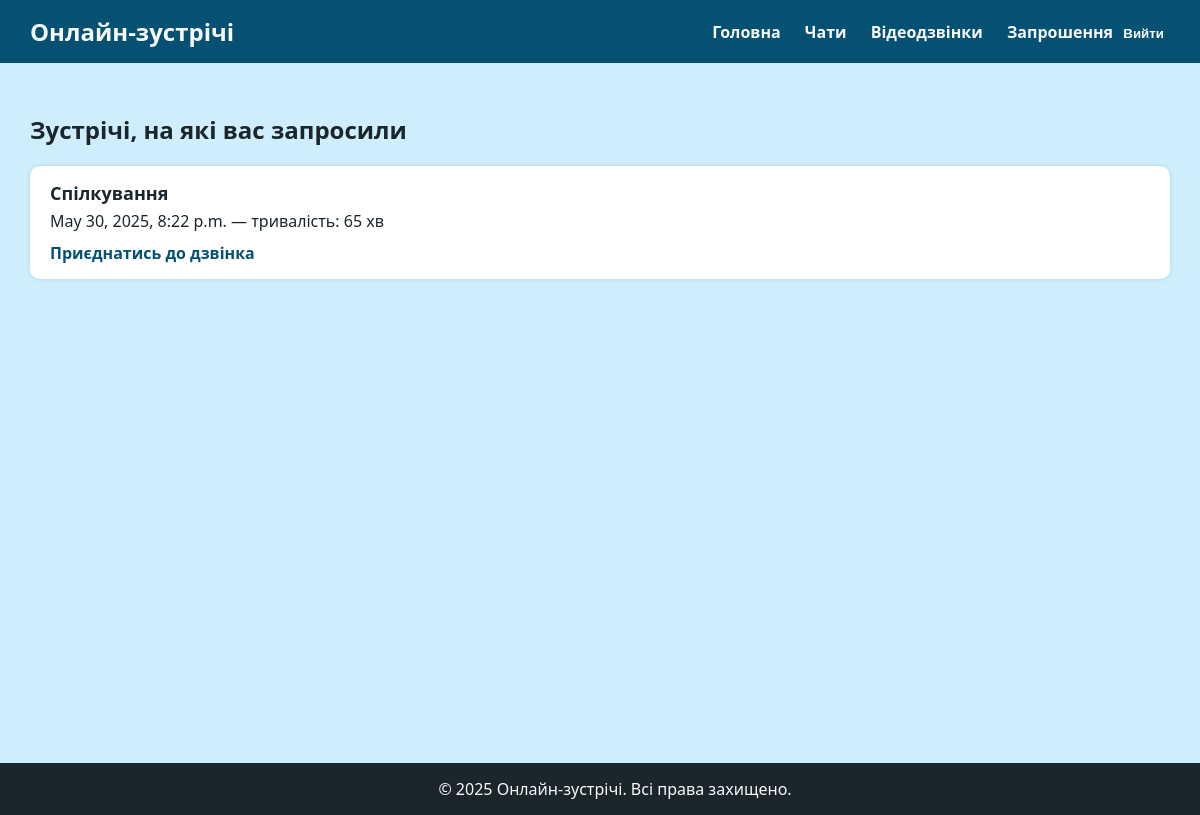
Screenshot of /invitations/ (signed in) with the database file from the repository.
### Project/models/meeting.py (models this page shows, shortened)
class Meeting(models.Model):
    title = models.CharField(max_length=255)
    owner = models.ForeignKey(User, on_delete=models.CASCADE)
    start_time = models.DateTimeField()
    duration = models.IntegerField(help_text="у хвилинах")
    recording_url = models.URLField(blank=True, null=True)
    room_name = models.CharField(max_length=100, unique=True, blank=True)
    recorded = models.BooleanField(default=False)
    @property
    def meeting_url(self):
        base_url = "https://meet.jit.si/"
        return f"{base_url}{self.room_name}"

### Project/views/view_meeting.py (the view)
# urls.py: path('invitations/', invitations_view, name='invitations'),
@login_required
def invitations_view(request):
    invited_meetings = Meeting.objects.filter(participant__user=request.user)
    return render(request, 'invitations.html', {
        'invited_meetings': invited_meetings
    })

### templates/invitations.html (shortened to what this page needs)
{% extends 'base.html' %}
{% block content %}
<h2>Зустрічі, на які вас запросили</h2>
<div style="display: flex; flex-direction: column; gap: 15px;">
    {% for meeting in invited_meetings %}
        <div style="background: white; padding: 15px 20px; border-radius: 10px; box-shadow: 0 0 5px rgba(0,0,0,0.1);">
            <div style="font-size: 18px; font-weight: bold;">{{ meeting.title }}</div>
            <div style="margin-top: 5px;">{{ meeting.start_time }} — тривалість: {{ meeting.duration }} хв</div>
            <div style="margin-top: 10px;">
                <a href="{{ meeting.meeting_url }}" target="_blank" style="color: var(--primary); text-decoration: none; font-weight: bold;">Приєднатись до дзвінка</a>
            </div>
        </div>
    {% empty %}
        <div style="font-style: italic;">Немає запрошень.</div>
    {% endfor %}
</div>
{% endblock %}

### templates/base.html (style rules this page uses)
:root { --light-blue: #ceeefd; --primary: #045174; --dark: #1b262c; --light: #f9f9f9; }
body { margin: 0; font-family: "Segoe UI", sans-serif; background-color: var(--light-blue); color: var(--dark); }

### rows the page displays
Meeting: title "Спілкування", start_time "May 30, 2025, 8:22 p.m.", duration "65"

### other values shown
{{ year|default:"2025" }} "2025"
